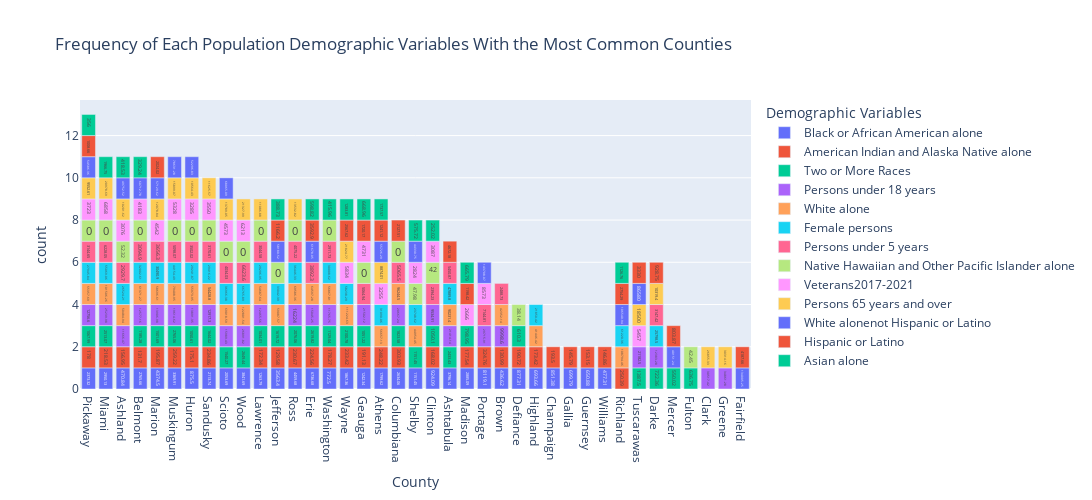

Here is the notebook cell this chart was saved with:
### Markdown cell above
## Frequency of Each Population Demographic Variables and there values among the most common Counties found

### Code cell
# create bar chart trace
fig = px.bar(tidy_df2, x=tidy_df2.County, color='Demographic_Variable',text='Value',
             labels={"Attribute": "Attribute",
                     "Value": "Attribute Value",
                     "Demographic_Variable":"Demographic Variables"
                 },
             title="Frequency of Each Population Demographic Variables With the Most Common Counties",)

fig.update_traces(textposition='inside')
# update the layout to adjust the size of the plot
fig.update_layout(
    width=1500,  # set the width of the plot to 800 pixels
    height=500,  # set the height of the plot to 600 pixels
)

# display the plot
fig.show()

### Figure 1 — Plotly figure (JSON) as saved in the notebook; plotly's stock layout.template omitted (floating-point values rounded to 4 significant figures)
{"data": [{"alignmentgroup": "True", "hovertemplate": "Demographic Variables=Black or African American alone<br>County=%{x}<br>count=%{y}<br>Attribute Value=%{text}<extra></extra>", "legendgroup": "Black or African American alone", "marker": {"color": "#636efa", "pattern": {"shape": ""}}, "name": "Black or African American alone", "offsetgroup": "Black or African American alone", "orientation": "v", "showlegend": true, "text": [2373.0, 2950.0, 470.8, 2766.0, 4374.0, 3370.0, 875.5, 2114.0, 2054.0, 3842.0, 1264.0, 3563.0, 4460.0, 6737.0, 772.5, 1867.0, 1242.0, 1800.0, 2634.0, 1151.0, 924.1, 3796.0, 2885.0, 8119.0, 436.6, 877.3, 693.7, 851.4, 699.8, 650.9, 477.3], "textposition": "inside", "type": "bar", "x": ["Pickaway", "Miami", "Ashland", "Belmont", "Marion", "Muskingum", "Huron", "Sandusky", "Scioto", "Wood", "Lawrence", "Jefferson", "Ross", "Erie", "Washington", "Wayne", "Geauga", "Athens", "Columbiana", "Shelby", "Clinton", "Ashtabula", "Madison", "Portage", "Brown", "Defiance", "Highland", "Champaign", "Gallia", "Guernsey", "Williams"], "xaxis": "x", "y": [1, 1, 1, 1, 1, 1, 1, 1, 1, 1, 1, 1, 1, 1, 1, 1, 1, 1, 1, 1, 1, 1, 1, 1, 1, 1, 1, 1, 1, 1, 1], "yaxis": "y"}, {"alignmentgroup": "True", "hovertemplate": "Demographic Variables=American Indian and Alaska Native alone<br>County=%{x}<br>count=%{y}<br>Attribute Value=%{text}<extra></extra>", "legendgroup": "American Indian and Alaska Native alone", "marker": {"color": "#EF553B", "pattern": {"shape": ""}}, "name": "American Indian and Alaska Native alone", "offsetgroup": "American Indian and Alaska Native alone", "orientation": "v", "showlegend": true, "text": [178, 218.5, 156.9, 131.7, 195.9, 259.2, 175.1, 234.9, 172.3, 129.6, 230.7, 224.6, 178.3, 233.4, 191.1, 248.2, 303.9, 168.0, 177.5, 324.8, 250.4, 131.0, 190.7, 173.4, 193.5, 145.8, 153.2, 146.9], "textposition": "inside", "type": "bar", "x": ["Pickaway", "Miami", "Ashland", "Belmont", "Marion", "Muskingum", "Huron", "Sandusky", "Lawrence", "Jefferson", "Ross", "Erie", "Washington", "Wayne", "Geauga", "Athens", "Columbiana", "Clinton", "Madison", "Portage", "Richland", "Brown", "Defiance", "Highland", "Champaign", "Gallia", "Guernsey", "Williams"], "xaxis": "x", "y": [1, 1, 1, 1, 1, 1, 1, 1, 1, 1, 1, 1, 1, 1, 1, 1, 1, 1, 1, 1, 1, 1, 1, 1, 1, 1, 1, 1], "yaxis": "y"}, {"alignmentgroup": "True", "hovertemplate": "Demographic Variables=Two or More Races<br>County=%{x}<br>count=%{y}<br>Attribute Value=%{text}<extra></extra>", "legendgroup": "Two or More Races", "marker": {"color": "#00cc96", "pattern": {"shape": ""}}, "name": "Two or More Races", "offsetgroup": "Two or More Races", "orientation": "v", "showlegend": true, "text": [1068.0, 2513.0, 1185.0, 1502.0, 2765.0, 1051.0, 1644.0, 1540.0, 2649.0, 1034.0, 1620.0, 2076.0, 2620.0, 1129.0, 2101.0, 1051.0, 1824.0, 1151.0, 1050.0, 2433.0, 799.0, 1388.0, 722.4, 610.3, 550.0, 636.8], "textposition": "inside", "type": "bar", "x": ["Pickaway", "Miami", "Belmont", "Marion", "Muskingum", "Huron", "Sandusky", "Scioto", "Wood", "Lawrence", "Jefferson", "Ross", "Erie", "Washington", "Wayne", "Geauga", "Columbiana", "Shelby", "Clinton", "Ashtabula", "Madison", "Tuscarawas", "Darke", "Defiance", "Mercer", "Fulton"], "xaxis": "x", "y": [1, 1, 1, 1, 1, 1, 1, 1, 1, 1, 1, 1, 1, 1, 1, 1, 1, 1, 1, 1, 1, 1, 1, 1, 1, 1], "yaxis": "y"}, {"alignmentgroup": "True", "hovertemplate": "Demographic Variables=Persons under 18 years<br>County=%{x}<br>count=%{y}<br>Attribute Value=%{text}<extra></extra>", "legendgroup": "Persons under 18 years", "marker": {"color": "#ab63fa", "pattern": {"shape": ""}}, "name": "Persons under 18 years", "offsetgroup": "Persons under 18 years", "orientation": "v", "showlegend": true, "text": [12760.0, 25240.0, 11670.0, 12580.0, 13910.0, 19610.0, 13890.0, 12920.0, 15990.0, 26890.0, 12470.0, 16224, 15050.0, 11770.0, 21500.0, 20670.0, 9535.0, 21410.0, 29720.0, 21180.0, 12380.0, 9999.0, 30520.0, 34860.0], "textposition": "inside", "type": "bar", "x": ["Pickaway", "Miami", "Ashland", "Belmont", "Marion", "Muskingum", "Huron", "Sandusky", "Scioto", "Wood", "Lawrence", "Ross", "Erie", "Washington", "Geauga", "Columbiana", "Clinton", "Ashtabula", "Portage", "Tuscarawas", "Darke", "Brown", "Clark", "Greene"], "xaxis": "x", "y": [1, 1, 1, 1, 1, 1, 1, 1, 1, 1, 1, 1, 1, 1, 1, 1, 1, 1, 1, 1, 1, 1, 1, 1], "yaxis": "y"}, {"alignmentgroup": "True", "hovertemplate": "Demographic Variables=White alone<br>County=%{x}<br>count=%{y}<br>Attribute Value=%{text}<extra></extra>", "legendgroup": "White alone", "marker": {"color": "#FFA15A", "pattern": {"shape": ""}}, "name": "White alone", "offsetgroup": "White alone", "orientation": "v", "showlegend": true, "text": [55360.0, 101500.0, 50480.0, 61370.0, 58700.0, 79410.0, 55970.0, 54430.0, 69020.0, 122800.0, 54690.0, 59090.0, 69590.0, 64600.0, 56870.0, 111200.0, 56660.0, 96240.0, 44950.0, 90230.0, 108800.0, 42350.0, 41450.0], "textposition": "inside", "type": "bar", "x": ["Pickaway", "Miami", "Ashland", "Belmont", "Marion", "Muskingum", "Huron", "Sandusky", "Scioto", "Wood", "Lawrence", "Jefferson", "Ross", "Erie", "Washington", "Wayne", "Athens", "Columbiana", "Shelby", "Ashtabula", "Richland", "Brown", "Highland"], "xaxis": "x", "y": [1, 1, 1, 1, 1, 1, 1, 1, 1, 1, 1, 1, 1, 1, 1, 1, 1, 1, 1, 1, 1, 1, 1], "yaxis": "y"}, {"alignmentgroup": "True", "hovertemplate": "Demographic Variables=Female persons<br>County=%{x}<br>count=%{y}<br>Attribute Value=%{text}<extra></extra>", "legendgroup": "Female persons", "marker": {"color": "#19d3f3", "pattern": {"shape": ""}}, "name": "Female persons", "offsetgroup": "Female persons", "orientation": "v", "showlegend": true, "text": [27950.0, 55070.0, 26520.0, 32000.0, 30490.0, 44150.0, 29240.0, 29420.0, 36970.0, 66770.0, 29300.0, 33040.0, 36450.0, 30010.0, 58240.0, 31090.0, 23750.0, 47890.0, 61220.0, 25800.0, 21850.0], "textposition": "inside", "type": "bar", "x": ["Pickaway", "Miami", "Ashland", "Belmont", "Marion", "Muskingum", "Huron", "Sandusky", "Scioto", "Wood", "Lawrence", "Jefferson", "Ross", "Washington", "Wayne", "Athens", "Shelby", "Ashtabula", "Richland", "Darke", "Highland"], "xaxis": "x", "y": [1, 1, 1, 1, 1, 1, 1, 1, 1, 1, 1, 1, 1, 1, 1, 1, 1, 1, 1, 1, 1], "yaxis": "y"}, {"alignmentgroup": "True", "hovertemplate": "Demographic Variables=Persons under 5 years<br>County=%{x}<br>count=%{y}<br>Attribute Value=%{text}<extra></extra>", "legendgroup": "Persons under 5 years", "marker": {"color": "#FF6692", "pattern": {"shape": ""}}, "name": "Persons under 5 years", "offsetgroup": "Persons under 5 years", "orientation": "v", "showlegend": true, "text": [3145.0, 6228.0, 2930.0, 3095.0, 3656.0, 5098.0, 3502.0, 3171.0, 4034.0, 6624.0, 3045.0, 4075.0, 3892.0, 2912.0, 5065.0, 5066.0, 2394.0, 5451.0, 7145.0, 3147.0, 2489.0], "textposition": "inside", "type": "bar", "x": ["Pickaway", "Miami", "Ashland", "Belmont", "Marion", "Muskingum", "Huron", "Sandusky", "Scioto", "Wood", "Lawrence", "Ross", "Erie", "Washington", "Geauga", "Columbiana", "Clinton", "Ashtabula", "Portage", "Darke", "Brown"], "xaxis": "x", "y": [1, 1, 1, 1, 1, 1, 1, 1, 1, 1, 1, 1, 1, 1, 1, 1, 1, 1, 1, 1, 1], "yaxis": "y"}, {"alignmentgroup": "True", "hovertemplate": "Demographic Variables=Native Hawaiian and Other Pacific Islander alone<br>County=%{x}<br>count=%{y}<br>Attribute Value=%{text}<extra></extra>", "legendgroup": "Native Hawaiian and Other Pacific Islander alone", "marker": {"color": "#B6E880", "pattern": {"shape": ""}}, "name": "Native Hawaiian and Other Pacific Islander alone", "offsetgroup": "Native Hawaiian and Other Pacific Islander alone", "orientation": "v", "showlegend": true, "text": [0, 0, 52.32, 0, 0, 0, 0, 0, 0, 0, 0, 0, 0, 0, 0, 47.98, 42, 38.14, 42.45], "textposition": "inside", "type": "bar", "x": ["Pickaway", "Miami", "Ashland", "Belmont", "Muskingum", "Huron", "Sandusky", "Scioto", "Wood", "Lawrence", "Jefferson", "Ross", "Washington", "Geauga", "Columbiana", "Shelby", "Clinton", "Defiance", "Fulton"], "xaxis": "x", "y": [1, 1, 1, 1, 1, 1, 1, 1, 1, 1, 1, 1, 1, 1, 1, 1, 1, 1, 1], "yaxis": "y"}, {"alignmentgroup": "True", "hovertemplate": "Demographic Variables=Veterans2017-2021<br>County=%{x}<br>count=%{y}<br>Attribute Value=%{text}<extra></extra>", "legendgroup": "Veterans2017-2021", "marker": {"color": "#FF97FF", "pattern": {"shape": ""}}, "name": "Veterans2017-2021", "offsetgroup": "Veterans2017-2021", "orientation": "v", "showlegend": true, "text": [3723, 6858, 3076, 4183, 4542, 5328, 3285, 3550, 4573, 6213, 5834, 4731, 3255, 2824, 3087, 2666, 8573, 5457], "textposition": "inside", "type": "bar", "x": ["Pickaway", "Miami", "Ashland", "Belmont", "Marion", "Muskingum", "Huron", "Sandusky", "Scioto", "Wood", "Wayne", "Geauga", "Athens", "Shelby", "Clinton", "Madison", "Portage", "Tuscarawas"], "xaxis": "x", "y": [1, 1, 1, 1, 1, 1, 1, 1, 1, 1, 1, 1, 1, 1, 1, 1, 1, 1], "yaxis": "y"}, {"alignmentgroup": "True", "hovertemplate": "Demographic Variables=Persons 65 years and over<br>County=%{x}<br>count=%{y}<br>Attribute Value=%{text}<extra></extra>", "legendgroup": "Persons 65 years and over", "marker": {"color": "#FECB52", "pattern": {"shape": ""}}, "name": "Persons 65 years and over", "offsetgroup": "Persons 65 years and over", "orientation": "v", "showlegend": true, "text": [9553.0, 20980.0, 10200.0, 12080.0, 15900.0, 10560.0, 11630.0, 13790.0, 21330.0, 11090.0, 13530.0, 21820.0, 8874.0, 18500, 10320.0, 26860.0, 30310.0], "textposition": "inside", "type": "bar", "x": ["Pickaway", "Miami", "Ashland", "Marion", "Muskingum", "Huron", "Sandusky", "Scioto", "Wood", "Lawrence", "Ross", "Wayne", "Athens", "Tuscarawas", "Darke", "Clark", "Greene"], "xaxis": "x", "y": [1, 1, 1, 1, 1, 1, 1, 1, 1, 1, 1, 1, 1, 1, 1, 1, 1], "yaxis": "y"}, {"alignmentgroup": "True", "hovertemplate": "Demographic Variables=White alonenot Hispanic or Latino<br>County=%{x}<br>count=%{y}<br>Attribute Value=%{text}<extra></extra>", "legendgroup": "White alonenot Hispanic or Latino", "marker": {"color": "#636efa", "pattern": {"shape": ""}}, "name": "White alonenot Hispanic or Latino", "offsetgroup": "White alonenot Hispanic or Latino", "orientation": "v", "showlegend": true, "text": [54590.0, 49750.0, 60710.0, 57130.0, 78630.0, 52300.0, 68070.0, 58180.0, 61680.0, 55730.0, 44330.0, 143700.0, 106500.0, 86580, 40150.0, 134000.0], "textposition": "inside", "type": "bar", "x": ["Pickaway", "Ashland", "Belmont", "Marion", "Muskingum", "Huron", "Scioto", "Jefferson", "Erie", "Athens", "Shelby", "Portage", "Richland", "Tuscarawas", "Mercer", "Fairfield"], "xaxis": "x", "y": [1, 1, 1, 1, 1, 1, 1, 1, 1, 1, 1, 1, 1, 1, 1, 1], "yaxis": "y"}, {"alignmentgroup": "True", "hovertemplate": "Demographic Variables=Hispanic or Latino<br>County=%{x}<br>count=%{y}<br>Attribute Value=%{text}<extra></extra>", "legendgroup": "Hispanic or Latino", "marker": {"color": "#EF553B", "pattern": {"shape": ""}}, "name": "Hispanic or Latino", "offsetgroup": "Hispanic or Latino", "orientation": "v", "showlegend": true, "text": [1009.0, 2024.0, 1166.0, 3593.0, 2568.0, 1720.0, 1241.0, 2128.0, 4672.0, 1198.0, 2754.0, 3330, 928.8, 803.9, 4188.0], "textposition": "inside", "type": "bar", "x": ["Pickaway", "Marion", "Jefferson", "Erie", "Wayne", "Geauga", "Athens", "Columbiana", "Ashtabula", "Madison", "Richland", "Tuscarawas", "Darke", "Mercer", "Fairfield"], "xaxis": "x", "y": [1, 1, 1, 1, 1, 1, 1, 1, 1, 1, 1, 1, 1, 1, 1], "yaxis": "y"}, {"alignmentgroup": "True", "hovertemplate": "Demographic Variables=Asian alone<br>County=%{x}<br>count=%{y}<br>Attribute Value=%{text}<extra></extra>", "legendgroup": "Asian alone", "marker": {"color": "#00cc96", "pattern": {"shape": ""}}, "name": "Asian alone", "offsetgroup": "Asian alone", "orientation": "v", "showlegend": true, "text": [356, 1967.0, 418.5, 329.2, 388.7, 598.8, 416.0, 1284.0, 669.0, 1738.0, 575.7, 252.0, 665.8, 1127.0], "textposition": "inside", "type": "bar", "x": ["Pickaway", "Miami", "Ashland", "Belmont", "Jefferson", "Erie", "Washington", "Wayne", "Geauga", "Athens", "Shelby", "Clinton", "Madison", "Richland"], "xaxis": "x", "y": [1, 1, 1, 1, 1, 1, 1, 1, 1, 1, 1, 1, 1, 1], "yaxis": "y"}], "layout": {"barmode": "relative", "height": 500, "legend": {"title": {"text": "Demographic Variables"}, "tracegroupgap": 0}, "title": {"text": "Frequency of Each Population Demographic Variables With the Most Common Counties"}, "width": 1500, "xaxis": {"anchor": "y", "autorange": true, "domain": [0, 1], "range": [-0.5, 38.5], "title": {"text": "County"}, "type": "category"}, "yaxis": {"anchor": "x", "autorange": true, "domain": [0, 1], "range": [0, 13.68], "title": {"text": "count"}, "type": "linear"}}}
